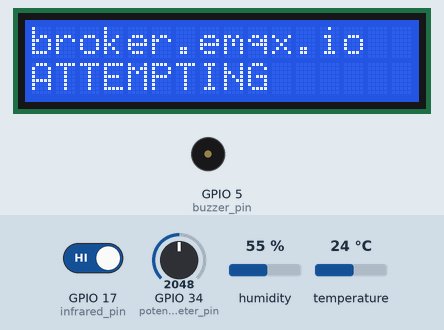
This sketch was run on a simulated ESP32. Shown: 16×2 character LCD, buzzer (waves = sounding). The inputs (shaded band) are chosen by the test bench; at power-on: GPIO 17 (infrared_pin) HIGH, GPIO 34 (potensiometer_pin) = 2048, humidity 55 %, temperature 24 °C. WiFi joins after 1.5 s; servers stay silent unless stated; no MQTT or app messages arrive unless stated; what the sketch prints to the serial monitor is not drawn.

Above: at 0.7 s.
At 2.8 s:
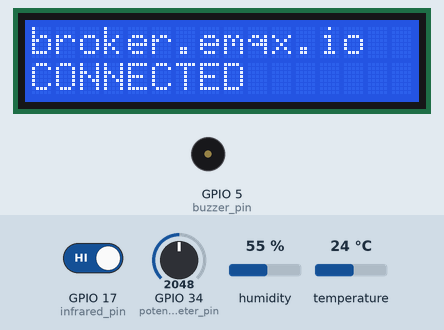
2.9 s: GPIO 17 (infrared_pin) driven LOW
At 3.7 s:
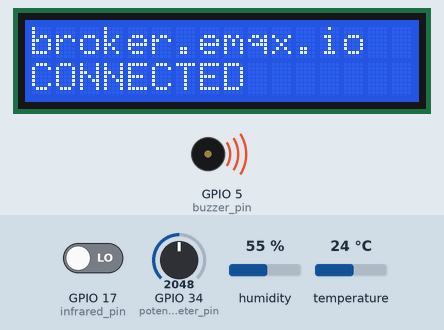
7.4 s: GPIO 17 (infrared_pin) driven HIGH
At 8.3 s:
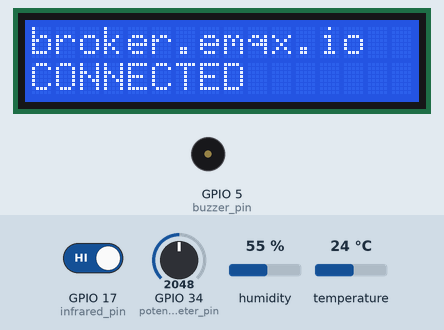
Timing chart, 0 to 10.4 s (numbered marks = the images above; inputs shaded):
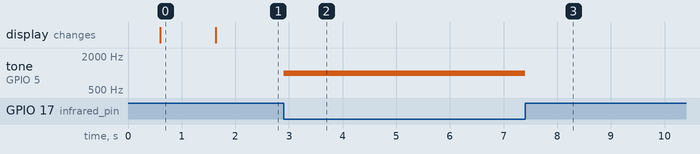

The sketch:

coding_arduino.ino
```cpp
/*
 * JOB 5 : Membaca potensio via mqtt
 * Written by : Muhammad Husni Muttaqin (1503467)
 *
 */


#include <WiFi.h>
#include <PubSubClient.h>
#include <Wire.h>

#include <LiquidCrystal_I2C.h>
LiquidCrystal_I2C lcd(0x27, 16, 2);


const char* ssid = "Wifihusni12";
const char* password = "123456789";
const char* mqtt_server = "broker.emqx.io";

WiFiClient espClient;
PubSubClient client(espClient);

#include "DHT.h"

#define DHTPIN 16

#define DHTTYPE DHT11


DHT dht(DHTPIN, DHTTYPE);


float temperature;
float humidity;


const int infrared_pin = 17;
int infrared_status;
long lastMsg = 0;
char msg[50];
int value = 0;

const int led1_pin = 2;

const int potensiometer_pin = 34;
float potensiometer;

unsigned long data_send_time;
unsigned long data_send_time_prev;
unsigned long data_send_period = 2000;

unsigned long buzzer_time;
unsigned long buzzer_time_prev;

const int buzzer_pin = 5;

void setup() {

  lcd.begin();
  lcd.clear();
  lcd.backlight();
  lcd.setCursor(0,0);
  lcd.print(mqtt_server);

  pinMode(buzzer_pin, OUTPUT);


  ledcSetup(0, 1000, 8);
  ledcAttachPin(buzzer_pin, 0);

  pinMode(potensiometer_pin, INPUT);
  Serial.begin(115200);
  setup_wifi();
  client.setServer(mqtt_server, 1883);
  client.setCallback(callback);
  pinMode(infrared_pin, INPUT);
  dht.begin();
}

void setup_wifi() {
  delay(10);
  Serial.println();
  Serial.print("Connecting to ");
  Serial.println(ssid);
  WiFi.begin(ssid, password);

  while (WiFi.status() != WL_CONNECTED) {
    delay(500);
    Serial.print(".");
    lcd.setCursor(0,1);
    lcd.print("ATTEMPTING");
  }

  Serial.println("");
  Serial.println("WiFi connected");
  Serial.println("IP address: ");
  Serial.println(WiFi.localIP());
  lcd.setCursor(0,1);
  lcd.print("CONNECTED ");
}

void callback(char* topic, byte* message, unsigned int length) {
  Serial.print("Message arrived on topic: ");
  Serial.print(topic);
  Serial.print(". Message: ");
  String messageTemp;

  for (int i = 0; i < length; i++) {
    Serial.print((char)message[i]);
    messageTemp += (char)message[i];
  }
  Serial.println();


  if (String(topic) == "trainer_iot_upi_01/led1") {
    Serial.print("Changing output to ");
    if(messageTemp == "on"){
      Serial.println("ON");
      digitalWrite(led1_pin, HIGH);
    }
    else if(messageTemp == "off"){
      Serial.println("OFF");
      digitalWrite(led1_pin, LOW);
    }
  }
}


void reconnect() {
  while (!client.connected()) {
    Serial.print("Attempting MQTT connection...");
    if (client.connect("ESP32Client")) {
      Serial.println("connected");
      client.subscribe("trainer_iot_upi_01/led1");

    } else {
      Serial.print("failed, rc=");
      Serial.print(client.state());
      Serial.println(" try again in 5 seconds");
      delay(5000);
    }
  }
}


void loop() {
  if (!client.connected()) {
    reconnect();

  }

  infrared_status = digitalRead(infrared_pin);

  if (infrared_status == 0){

      ledcWrite(0, 200);
  }
    else {
    ledcWrite(0, 0);
  }

  data_send_time = millis() - data_send_time_prev;
  if (data_send_time > data_send_period){

    potensiometer = analogRead(potensiometer_pin);

    char potensiometer_send[8];
    dtostrf(potensiometer, 1, 1, potensiometer_send);
    client.publish("trainer_iot_upi_01/potensiometer", potensiometer_send);


    temperature = dht.readTemperature();

    char temperature_send[8];
    dtostrf(temperature, 1, 2, temperature_send);
    client.publish("trainer_iot_upi_01/temperature", temperature_send);


    humidity = dht.readHumidity();
    char humidity_send[8];
    dtostrf(humidity, 1, 2, humidity_send);
    client.publish("trainer_iot_upi_01/humidity", humidity_send);


    if (infrared_status == 1){
      client.publish("trainer_iot_upi_01/infrared","SAFE");
    } else {
      client.publish("trainer_iot_upi_01/infrared","DANGER");
    }


    data_send_time_prev = millis();
  }


  client.loop();
  }
```

Measured:
- after the input at 2.9 s, tone on GPIO 5 (buzzer_pin): silent → 1000 Hz at once
- after the input at 7.4 s, tone on GPIO 5 (buzzer_pin): 1000 Hz → silent at once
- what the display in image 0 shows lasts 1.0 s, from 0.6 s to 1.6 s
